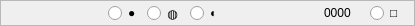
         <widget class="QFrame" name="frame_9">
          <property name="sizePolicy">
           <sizepolicy hsizetype="Preferred" vsizetype="Fixed">
            <horstretch>0</horstretch>
            <verstretch>0</verstretch>
           </sizepolicy>
          </property>
          <property name="minimumSize">
           <size>
            <width>0</width>
            <height>26</height>
           </size>
          </property>
          <property name="maximumSize">
           <size>
            <width>16777215</width>
            <height>26</height>
           </size>
          </property>
          <property name="frameShape">
           <enum>QFrame::StyledPanel</enum>
          </property>
          <property name="frameShadow">
           <enum>QFrame::Raised</enum>
          </property>
          <layout class="QHBoxLayout" name="horizontalLayout_18">
           <property name="topMargin">
            <number>3</number>
           </property>
           <property name="bottomMargin">
            <number>3</number>
           </property>
           <item>
            <spacer name="horizontalSpacer_12">
             <property name="orientation">
              <enum>Qt::Horizontal</enum>
             </property>
             <property name="sizeHint" stdset="0">
              <size>
               <width>96</width>
               <height>20</height>
              </size>
             </property>
            </spacer>
           </item>
           <item>
            <widget class="QRadioButton" name="radioButton_copy_4">
             <property name="text">
              <string>●</string>
             </property>
             <attribute name="buttonGroup">
              <string notr="true">buttonGroup_5</string>
             </attribute>
            </widget>
           </item>
           <item>
            <widget class="QRadioButton" name="radioButton_allfriendly_4">
             <property name="sizePolicy">
              <sizepolicy hsizetype="Fixed" vsizetype="Fixed">
               <horstretch>0</horstretch>
               <verstretch>0</verstretch>
              </sizepolicy>
             </property>
             <property name="text">
              <string>◍</string>
             </property>
             <attribute name="buttonGroup">
              <string notr="true">buttonGroup_5</string>
             </attribute>
            </widget>
           </item>
           <item>
            <widget class="QRadioButton" name="radioButton_isfriendly_4">
             <property name="sizePolicy">
              <sizepolicy hsizetype="Fixed" vsizetype="Fixed">
               <horstretch>0</horstretch>
               <verstretch>0</verstretch>
              </sizepolicy>
             </property>
             <property name="text">
              <string>◐</string>
             </property>
             <attribute name="buttonGroup">
              <string notr="true">buttonGroup_5</string>
             </attribute>
            </widget>
           </item>
           <item>
            <spacer name="horizontalSpacer_13">
             <property name="orientation">
              <enum>Qt::Horizontal</enum>
             </property>
             <property name="sizeHint" stdset="0">
              <size>
               <width>95</width>
               <height>20</height>
              </size>
             </property>
            </spacer>
           </item>
           <item>
            <widget class="QLabel" name="label_pix_4">
             <property name="sizePolicy">
              <sizepolicy hsizetype="Fixed" vsizetype="Preferred">
               <horstretch>0</horstretch>
               <verstretch>0</verstretch>
              </sizepolicy>
             </property>
             <property name="minimumSize">
              <size>
               <width>40</width>
               <height>0</height>
              </size>
             </property>
             <property name="maximumSize">
              <size>
               <width>40</width>
               <height>16777215</height>
              </size>
             </property>
             <property name="text">
              <string>0000</string>
             </property>
            </widget>
           </item>
           <item>
            <widget class="QRadioButton" name="radioButton_t1_4">
             <property name="text">
              <string>□</string>
             </property>
            </widget>
           </item>
          </layout>
         </widget>
